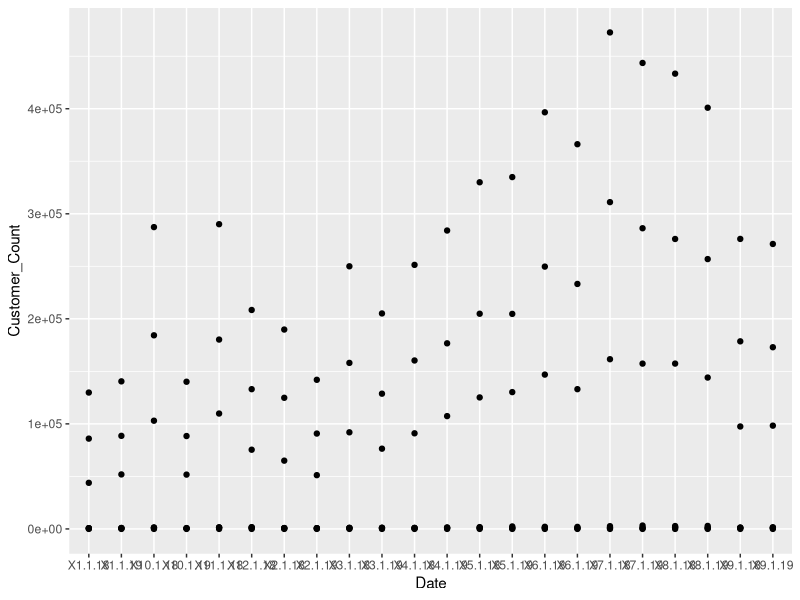

Generate this figure with R:
## ---- chunk 1
knitr::opts_chunk$set(echo = FALSE, warning=FALSE, message=FALSE)
## ---- chunk 2
full_rawdata<-read.csv("sales_2016-10-18_2019-10-18.csv")
full_rawdata
## ---- chunk 3

# Installed all necessary libraries

library(tidyverse)
library(dplyr)
library(ggplot2)
library(lubridate)
library(zoo)
library(gganimate)
library(png)

# Made a directory for graphics
dir.create('graphics')
# Read in the CSV file containing the data
vend_data_2_years<-read_csv("Milestone-6/vend-total_revenue-for-product-by-month (2).csv")

# Created a plot of Web Revenue by year.

vend_1<-vend_data_2_years%>%

# Arranged the data by descending revenue value. Selected the top 10 products in terms of Revenue. 
  
  arrange(desc(Revenue))%>%
  head(10)%>%
  
# Used the gather function to tame the data with key value pairs.
  
  gather(key="Month/Year", value="Revenue", `Nov 2017`:`Oct 2019`)%>%
  
# Selected the relevant variables
  
  select(Product, 'Month/Year', Revenue)%>%
  
# Extracted the years and grouped by product and year
  
  separate('Month/Year',c("Month","Year"))%>%
  group_by(Product,Year)%>%
  
# Summarized the sum of the revenue by product and year
  
  summarize(revenue=sum(Revenue))

# Created a plot showing revenue by product by year. Used a column chart and facet wrapped by year. Gave the chart a title, subtitle, and axis labels. Removed the tick labels from the x-axis since they were too crowded.
  

plot<-ggplot(vend_1,aes(x=Product,y=revenue,group=Product,fill=Product))+geom_col()+facet_wrap(~Year)+labs(title="Web Revenue by Product 2017-2019",subtitle="Data Sourced From Vend",y="Revenue",x="Product")+theme(axis.text.x=element_blank(),axis.ticks.x=element_blank())

saveRDS(plot,file='graphics/plot.rds')



                                                                          



## ---- chunk 4
library(tidyverse)
#Customer counts
customer_counts<-read.csv("vend-customer_count-sales_summary-by-month.csv")

magic<-customer_counts%>%
   gather(key="Date", value="Customer_Count", X1.1.18:X10.1.19)%>%
    group_by(Date)
    
magic$generated_uid <- 1:nrow(magic)

magic%>%
  arrange(generated_uid)%>%
  ggplot(aes(x=Date,y=Customer_Count))+geom_point()

  
    
  
  
